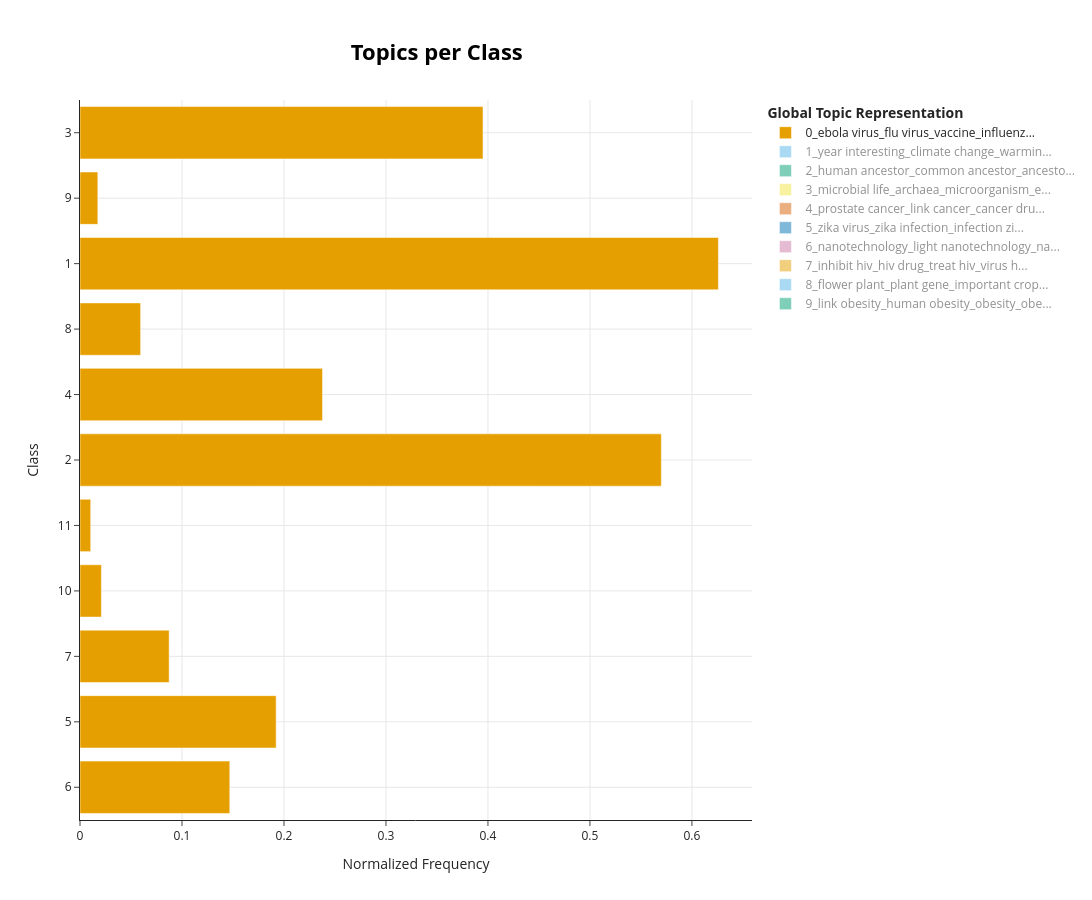

The notebook cell saved with this chart:
### Code cell
topics_per_class = model.topics_per_class(
    df['text'],
    classes=df['score_bin']
)

#selected_topics = [24]

model.visualize_topics_per_class(
    topics_per_class,
    #topics=selected_topics,
    normalize_frequency = True
)

### Figure 1 — Plotly figure (JSON) as saved in the notebook; plotly's stock layout.template omitted (floating-point values rounded to 4 significant figures)
{"data": [{"hoverinfo": "text", "hovertext": ["<b>Topic 0</b><br>Words: viruses, ebola, cells, found, virus", "<b>Topic 0</b><br>Words: ebola, cells, congo, ebola virus, outbreak", "<b>Topic 0</b><br>Words: h5n1, viruses, flu, mammary, bird flu", "<b>Topic 0</b><br>Words: pasteurization h5n1, family threatening, uncover deadly, arabian peninsula, push finally", "<b>Topic 0</b><br>Words: york unvaccinated, covid pandemic, pandemic time, paralytic polio, h5n1 outbreak", "<b>Topic 0</b><br>Words: viruses, vaccinated, covid-19, s, coronavirus", "<b>Topic 0</b><br>Words: cells, viruses, coronavirus, infected, covid-19", "<b>Topic 0</b><br>Words: h5n1 bird, bird flu, spread easily, h5n1, means", "<b>Topic 0</b><br>Words: viruses, covid-19, children, s, coronavirus", "<b>Topic 0</b><br>Words: recombine, crisis update, widely oral, sars infection, simplified polio", "<b>Topic 0</b><br>Words: covid-19, coronavirus, viruses, children, cells"], "marker": {"color": "#E69F00"}, "name": "0_ebola virus_flu virus_vaccine_influenz...", "orientation": "h", "type": "bar", "visible": true, "x": [0.1469, 0.1923, 0.08742, 0.02098, 0.01049, 0.57, 0.2378, 0.05945, 0.626, 0.01748, 0.3952], "y": ["6", "5", "7", "10", "11", "2", "4", "8", "1", "9", "3"]}, {"hoverinfo": "text", "hovertext": ["<b>Topic 1</b><br>Words: current coronavirus, cover current, coronavirus pandemic, cover, current", "<b>Topic 1</b><br>Words: track disease, temporary, track covid-19, sponsor talent, little infrastructure", "<b>Topic 1</b><br>Words: s, editor chief, chief, editor, shute", "<b>Topic 1</b><br>Words: reported, review important, discovery year, complexity chronic, year covid-19", "<b>Topic 1</b><br>Words: detection gravitational, exoplanet discovery, exoplanet, nearby exoplanet, list zika", "<b>Topic 1</b><br>Words: s, chief, editor chief, editor, shute", "<b>Topic 1</b><br>Words: reported, review important, editor chief, chief, editor"], "marker": {"color": "#56B4E9"}, "name": "1_year interesting_climate change_warmin...", "orientation": "h", "type": "bar", "visible": "legendonly", "x": [0.002571, 0.01285, 0.1234, 0.02314, 0.002571, 0.9897, 0.06684], "y": ["6", "5", "2", "4", "8", "1", "3"]}, {"hoverinfo": "text", "hovertext": ["<b>Topic 2</b><br>Words: 1 million, skin unusual, cousin people, siberia distinct, shadow folsom", "<b>Topic 2</b><br>Words: found, ago, fossil, species, ancient", "<b>Topic 2</b><br>Words: gorilla genome, genome chimp, genetics, gorilla, provide new"], "marker": {"color": "#009E73"}, "name": "2_human ancestor_common ancestor_ancesto...", "orientation": "h", "type": "bar", "visible": "legendonly", "x": [0.03148, 0.9995, 0.002623], "y": ["2", "1", "3"]}, {"hoverinfo": "text", "hovertext": ["<b>Topic 3</b><br>Words: tuberculosis responsible, new mycobacterium, prized fish, prized, mysterious epidemic", "<b>Topic 3</b><br>Words: residence, residence ocean, new ingredient, change industrial, actually bacteria", "<b>Topic 3</b><br>Words: microbe strain, strain sea, sea sand, earthbound, space shuttle", "<b>Topic 3</b><br>Words: ocean, microbes, earth, life, methane", "<b>Topic 3</b><br>Words: planet able, able thrive, survive red, red planet, microbes"], "marker": {"color": "#F0E442"}, "name": "3_microbial life_archaea_microorganism_e...", "orientation": "h", "type": "bar", "visible": "legendonly", "x": [0.004015, 0.02008, 0.00803, 0.9998, 0.004015], "y": ["7", "2", "4", "1", "3"]}, {"hoverinfo": "text", "hovertext": ["<b>Topic 4</b><br>Words: cells, genes, destructive, withstand extreme, extreme radiation", "<b>Topic 4</b><br>Words: cells, cancer, prostate, prostate cancer, breast", "<b>Topic 4</b><br>Words: autophagy, blood kidney, autophagy balance, autophagy means, cleansing stress"], "marker": {"color": "#D55E00"}, "name": "4_prostate cancer_link cancer_cancer dru...", "orientation": "h", "type": "bar", "visible": "legendonly", "x": [0.04251, 0.9991, 0.008503], "y": ["2", "1", "3"]}, {"hoverinfo": "text", "hovertext": ["<b>Topic 5</b><br>Words: zika, zika virus, dengue, cells, microcephaly", "<b>Topic 5</b><br>Words: zika, zika virus, florida, dengue, microcephaly", "<b>Topic 5</b><br>Words: viruses, dengue, zika, latin america, latin", "<b>Topic 5</b><br>Words: brazilian slum, matter protection, nile zika, exposure dengue, protection zika", "<b>Topic 5</b><br>Words: zika chikungunya, emerge future, likely emerge, viruses, dengue zika", "<b>Topic 5</b><br>Words: malaria, west nile, nile, response people, nile virus", "<b>Topic 5</b><br>Words: spread dengue, zika, dengue, zika virus, stop spread", "<b>Topic 5</b><br>Words: zika, microcephaly, worsen ongoing, new war, tracing zika", "<b>Topic 5</b><br>Words: malaria, mosquito, nile, nile virus, west nile", "<b>Topic 5</b><br>Words: jump united, case definitive, zika birth, suspect brazil, virus prime", "<b>Topic 5</b><br>Words: west nile, nile, donated blood, found, west"], "marker": {"color": "#0072B2"}, "name": "5_zika virus_zika infection_infection zi...", "orientation": "h", "type": "bar", "visible": "legendonly", "x": [0.2138, 0.3073, 0.1336, 0.02672, 0.02672, 0.2138, 0.1737, 0.05344, 0.855, 0.02672, 0.1737], "y": ["6", "5", "7", "10", "11", "2", "4", "8", "1", "9", "3"]}, {"hoverinfo": "text", "hovertext": ["<b>Topic 6</b><br>Words: food industry, nanotechnology, industry, bring, food", "<b>Topic 6</b><br>Words: cells, act response, imaging inside, harmful environment, fold unfold", "<b>Topic 6</b><br>Words: cells, modest pressure, manufacturing revolution, launch manufacturing, improved solar", "<b>Topic 6</b><br>Words: cells, molecules, silicon, quantum, tiny", "<b>Topic 6</b><br>Words: technology drug, compatibility, compatibility implantable, potentially useful, precious"], "marker": {"color": "#CC79A7"}, "name": "6_nanotechnology_light nanotechnology_na...", "orientation": "h", "type": "bar", "visible": "legendonly", "x": [0.008072, 0.09686, 0.04036, 0.9928, 0.0565], "y": ["5", "2", "4", "1", "3"]}, {"hoverinfo": "text", "hovertext": ["<b>Topic 7</b><br>Words: hiv, aids, infected, cells, aids virus", "<b>Topic 7</b><br>Words: hiv elite, mystery hiv, difficile blood, transfusion infection, contaminated", "<b>Topic 7</b><br>Words: hiv, cells, aids, aids virus, hepatitis", "<b>Topic 7</b><br>Words: quickly people, resistant aids, virus soon, immune activation, natural process"], "marker": {"color": "#E69F00"}, "name": "7_inhibit hiv_hiv drug_treat hiv_virus h...", "orientation": "h", "type": "bar", "visible": "legendonly", "x": [0.2527, 0.01742, 0.967, 0.02614], "y": ["2", "4", "1", "3"]}, {"hoverinfo": "text", "hovertext": ["<b>Topic 8</b><br>Words: 50, organism, genetically, ago, new", "<b>Topic 8</b><br>Words: life outside, insect neutralize, endosymbiotic bacteria, success plant, detox gene", "<b>Topic 8</b><br>Words: genes, plant, flowering, flower, corn", "<b>Topic 8</b><br>Words: honey new, means, honey, potential new, zealand"], "marker": {"color": "#56B4E9"}, "name": "8_flower plant_plant gene_important crop...", "orientation": "h", "type": "bar", "visible": "legendonly", "x": [0.00825, 0.05775, 0.9983, 0.00825], "y": ["5", "2", "1", "3"]}, {"hoverinfo": "text", "hovertext": ["<b>Topic 9</b><br>Words: obesity, adenovirus-36, cdc gov, adenovirus-36 partly, guide problem", "<b>Topic 9</b><br>Words: responsible obesity, crisis evolution, ebola tuberculosis, genes, obesity crisis", "<b>Topic 9</b><br>Words: diabetes, fat, obesity, weight, mice", "<b>Topic 9</b><br>Words: weight chocolate, chocolate plus, edible, chocolate, plus"], "marker": {"color": "#009E73"}, "name": "9_link obesity_human obesity_obesity_obe...", "orientation": "h", "type": "bar", "visible": "legendonly", "x": [0.03771, 0.009426, 0.9992, 0.009426], "y": ["2", "4", "1", "3"]}], "layout": {"height": 900, "hoverlabel": {"bgcolor": "white", "font": {"family": "Rockwell", "size": 16}}, "legend": {"title": {"text": "<b>Global Topic Representation"}}, "title": {"font": {"color": "Black", "size": 22}, "text": "<b>Topics per Class</b>", "x": 0.4, "xanchor": "center", "y": 0.95, "yanchor": "top"}, "width": 1250, "xaxis": {"showgrid": true, "title": {"text": "Normalized Frequency"}}, "yaxis": {"showgrid": true, "title": {"text": "Class"}}}}
